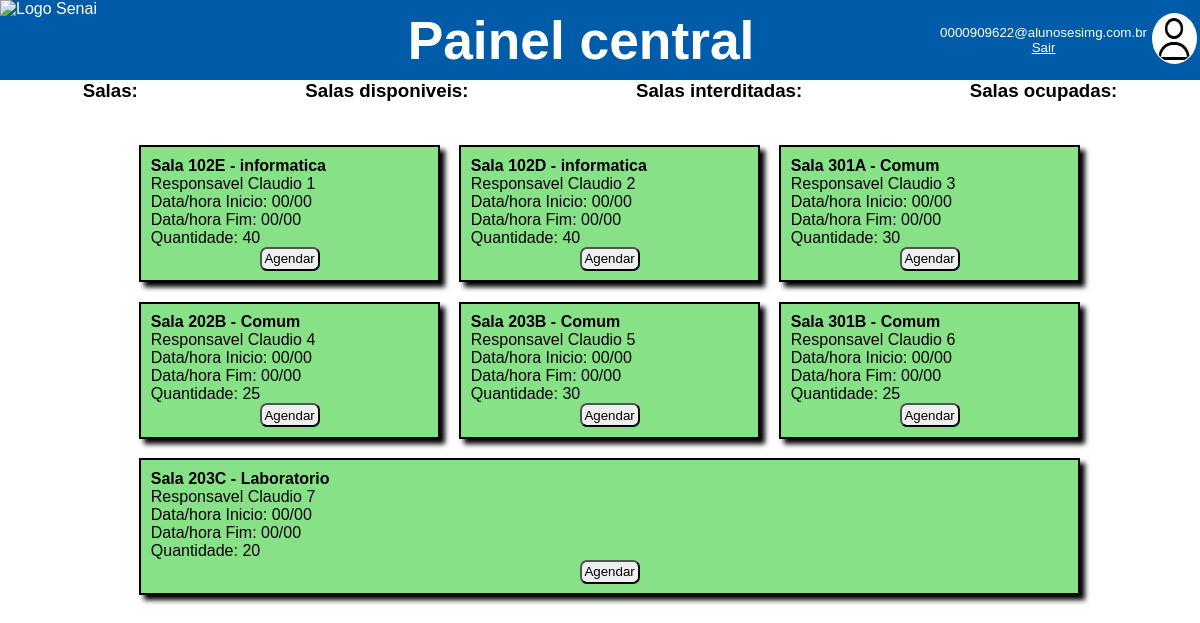
/html/home.php (signed in), run on the app's committed database.
### tables this page shows
CREATE TABLE IF NOT EXISTS `salas` (
  `id` int NOT NULL AUTO_INCREMENT,
  `codigo` varchar(10) NOT NULL,
  `descricao` text NOT NULL,
  `capacidade` int NOT NULL,
  PRIMARY KEY (`id`),
  UNIQUE KEY `codigo` (`codigo`)
);

### html/home.php (the view, shortened to what this page needs)
<?php
include "../php/conectar_banco_de_dados.php"
?>
<!DOCTYPE html>
<html lang="pt-br">
    <head>
        <link rel="stylesheet" href="../css/home.css">
    </head>
    <body>
        <header>
            <img src="../img/senai.png" alt="Logo Senai" class="senai_logo">
            <h1 class="titulo">Painel central</h1>
            <div class="perfil">
                <div><img src="../img/imagem_funcionario.png" alt="imagem_funcionario" class="img_perfil"></div>
                <div class="teste">
                    <?php
                       echo "<p class='registro'>".$_SESSION['email_funcionario']."</p>";
                    ?>
                    <a href="../php/logout_login.php">Sair</a>
                </div>
            </div>
        </header>
                <div class="salas_status">
                    <h3 class=" salas_totais">Salas: </h3>
                    <h3 class=" sala_disponiveis">Salas disponiveis: </h3>
                    <h3 class=" sala_interditadas">Salas interditadas: </h3>
                    <h3 class=" sala_ocupadas">Salas ocupadas: </h3>
                </div>
        <main>
            <div class="salas">
                <?php
                    $quantidade_salas = mysqli_query($ConexaoSQL, "SELECT * from salas");
                    $quantidade_salas = mysqli_num_rows($quantidade_salas);
                    for ($i=1; $i <= $quantidade_salas; $i++) {
                        $codigo = mysqli_query($ConexaoSQL, "SELECT codigo FROM salas WHERE id = '$i'");
                        $codigo = mysqli_fetch_array($codigo);
                        $codigo = $codigo['codigo'];
                        $descricao = mysqli_query($ConexaoSQL, "SELECT descricao FROM salas WHERE id = '$i'");
                        $descricao = mysqli_fetch_array($descricao);
                        $descricao = $descricao['descricao'];
                        $capacidade = mysqli_query($ConexaoSQL, "SELECT capacidade FROM salas WHERE id = '$i'");
                        $capacidade = mysqli_fetch_array($capacidade);
                        $capacidade = $capacidade['capacidade'];
                        echo "<div class='sala'>".
                                "<form action='../php/agendar_sala_tratamento.php' class='agendamento' method='post'>".
                                    "<h4 class='tag'>Sala ".$codigo." - ".$descricao."</h4>".
                                    "<p class='tag'> Responsavel Claudio ".$i."</p>".
                                    "<p class='tag'>Data/hora Inicio: 00/00</p>".
                                    "<p class='tag'>Data/hora Fim: 00/00</p>".
                                    "<p class='tag'>Quantidade: ".$capacidade."</p>".
                                    "<input type='hidden' name='codigo_sala' value='$codigo'>".
                                    "<input type='hidden' name='descricao_sala' value='$descricao'>".
                                    "<input type='submit' value='Agendar' class='botao'>".
                                    "</form>".
                                    "</div>";
                    }
                ?>
            </div>
        </main>
    </body>
</html>

### css/home.css (style rules this page uses)
* { margin: 0; padding: 0; font-family: Arial, Helvetica, sans-serif; }
header { display: flex; align-items: center; justify-content: space-between; background-color: #005ca9; min-width: 100svw; max-width: fit-content; color: white; }
.titulo { font-size: 40pt; margin-left: 4.5svw; }
.perfil { display: flex; flex-direction: row-reverse; gap: 5px; align-items: center; font-size: 10pt; margin-right: .5svw; }
a { color: white; }
.teste { text-align: center; }
.img_perfil { width: 3.5svw; padding: 3%; height: 6svh; border-radius: 100%; background-color: rgb(255, 255, 255); }
.senai_logo { width: 14svw; height: 10svh; }
main { display: flex; margin: 2% 0 0 0; }
.agendamento { display: flex; flex-direction: column; }
.salas_status { display: flex; flex-direction: row; justify-content: space-around; flex-wrap: wrap !important; gap: 2px; max-width: fit-content; min-width: 100svw; }
.salas { display: flex; flex-wrap: wrap; justify-content: start; width: 80svw; margin: auto; }
.salas > div { display: flex; flex-direction: column; flex-grow: 1; flex-shrink: 1; flex-basis: 250px; gap: 5px; margin-left: 2%; margin-top: 2%; border: 2px solid black; padding: 1%; width: 10svw; box-shadow: 5px 5px 5px black; background-color: #77dd77e1; }
.botao { margin: auto; min-width: fit-content; width: 5svw; height: 3svh; border-radius: 7px; }

### data on the page
salas: codigo "102E", descricao "informatica", capacidade "40"
salas: codigo "102D", descricao "informatica", capacidade "40"
salas: codigo "301A", descricao "Comum", capacidade "30"
salas: codigo "202B", descricao "Comum", capacidade "25"
salas: codigo "203B", descricao "Comum", capacidade "30"
salas: codigo "301B", descricao "Comum", capacidade "25"
salas: codigo "203C", descricao "Laboratorio", capacidade "20"

### other printed values
$_SESSION['email_funcionario'] "0000909622@alunosesimg.com.br"
